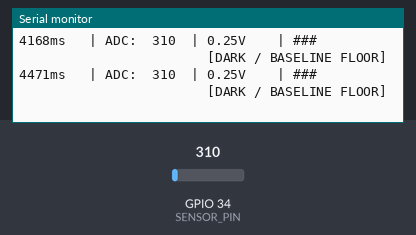
The sketch below on a simulated ESP32. Shown: the last lines printed to the serial monitor. The inputs (shaded band) are chosen by the test bench; at power-on: GPIO 34 (SENSOR_PIN) = 310.

Above: at 4.7 s.
4.8 s: GPIO 34 (SENSOR_PIN) set to 186
At 5.28 s:
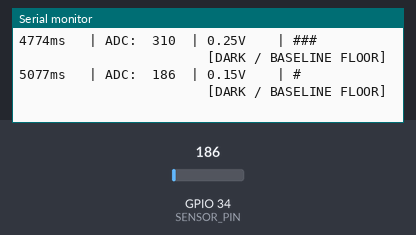
6.8 s: GPIO 34 (SENSOR_PIN) set to 93
At 7.1 s:
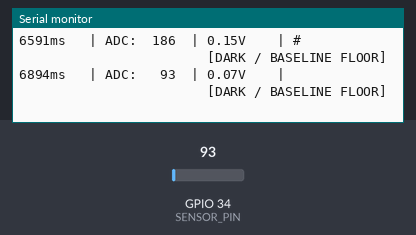
8.6 s: GPIO 34 (SENSOR_PIN) set to 372
At 10.43 s:
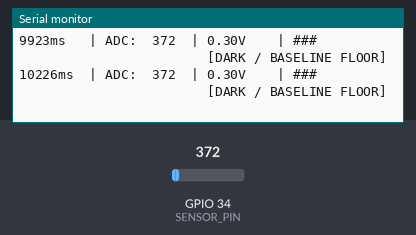
11.6 s: GPIO 34 (SENSOR_PIN) set to 434
At 11.95 s:
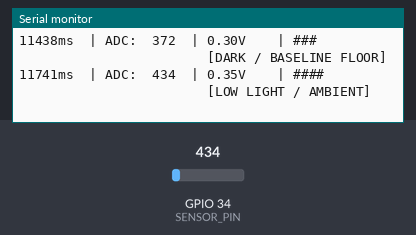
13.5 s: GPIO 34 (SENSOR_PIN) set to 527
At 13.76 s:
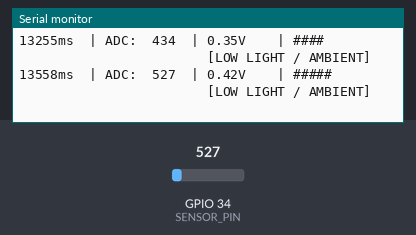
15.3 s: GPIO 34 (SENSOR_PIN) set to 682
At 15.58 s:
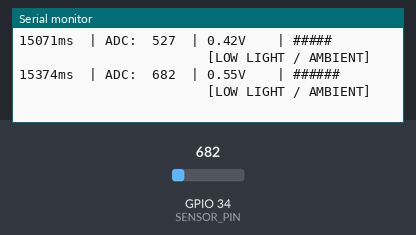

The sketch:

SensorTest.ino
```cpp
// ============================================================
// SemLiFi RECEIVER DIAGNOSTIC & CALIBRATION TOOL
// ============================================================
// STEP 1: Verify pin connections & detect floating pins
// STEP 2: Read live signal strength, voltage, and noise floor
// STEP 3: Provide exact recommended LIGHT_THRESHOLD for Receiver.ino
// ============================================================

#define SENSOR_PIN 34   // GPIO pin connected to LM358 output / photodiode

void setup() {
  Serial.begin(115200);
  pinMode(SENSOR_PIN, INPUT);
  delay(1000);

  Serial.println("==========================================================");
  Serial.println("   SemLiFi SENSOR DIAGNOSTIC & CALIBRATION TOOL");
  Serial.println("==========================================================");
  Serial.print("   Reading GPIO Pin: ");
  Serial.println(SENSOR_PIN);
  Serial.println("==========================================================");
  Serial.println("");

  // ------------------------------------------------------------
  // STEP 1: VERIFY HARDWARE CONNECTION (FLOATING PIN TEST)
  // ------------------------------------------------------------
  Serial.println("--> STEP 1: Verifying hardware connection...");
  int totalVal = 0;
  int minVal = 4095;
  int maxVal = 0;

  for (int i = 0; i < 100; i++) {
    int v = analogRead(SENSOR_PIN);
    totalVal += v;
    if (v < minVal) minVal = v;
    if (v > maxVal) maxVal = v;
    delay(5);
  }
  int avgVal = totalVal / 100;
  int spread = maxVal - minVal;

  Serial.print("    Sample Avg: "); Serial.print(avgVal);
  Serial.print(" | Min: "); Serial.print(minVal);
  Serial.print(" | Max: "); Serial.print(maxVal);
  Serial.print(" | Delta: "); Serial.println(spread);

  if (avgVal == 0 || avgVal == 4095) {
    Serial.println("    [CRITICAL ERROR] Pin reads static 0 or 4095!");
    Serial.println("    Check wiring: GPIO34 must connect to LM358 Pin 1 (OUT).");
  } else if (spread > 1000) {
    Serial.println("    [WARNING] High signal jitter detected!");
    Serial.println("    Pin might be floating or improperly grounded.");
  } else {
    Serial.println("    [SUCCESS] Pin connection detected and active!");
  }
  Serial.println("----------------------------------------------------------\n");

  delay(2000);
  Serial.println("--> STEP 2: Live Signal Strength Monitoring");
  Serial.println("    Cover sensor to see Dark Floor. Shine LED/Flashlight to see Light Level.");
  Serial.println("");
  Serial.println("Time (ms) | ADC (0-4095) | Volts (V) | Signal Level Bar");
  Serial.println("----------|--------------|-----------|---------------------------------");
}

void loop() {
  int rawADC = analogRead(SENSOR_PIN);
  float voltage = (rawADC / 4095.0) * 3.3;

  Serial.print(millis());
  Serial.print("ms");
  if (millis() < 10000) Serial.print(" ");

  Serial.print("  | ADC: ");
  if (rawADC < 10) Serial.print("   ");
  else if (rawADC < 100) Serial.print("  ");
  else if (rawADC < 1000) Serial.print(" ");
  Serial.print(rawADC);

  Serial.print("  | ");
  Serial.print(voltage, 2);
  Serial.print("V    | ");

  // Render visual signal bar (1 block per 100 ADC counts)
  int bars = rawADC / 100;
  if (bars > 35) bars = 35;
  for (int i = 0; i < bars; i++) {
    Serial.print("#");
  }
  for (int i = bars; i < 35; i++) {
    Serial.print(" ");
  }

  // Print baseline status
  if (rawADC < 400) {
    Serial.print(" [DARK / BASELINE FLOOR]");
  } else if (rawADC < 1200) {
    Serial.print(" [LOW LIGHT / AMBIENT]");
  } else if (rawADC < 2800) {
    Serial.print(" [MEDIUM SIGNAL]");
  } else {
    Serial.print(" [STRONG LIGHT / HIGH]");
  }

  Serial.println("");
  delay(300);
}
```

Measured:
- after the input at 4.8 s, the serial monitor: prints a new line after 0.28 s (image 1)
- after the input at 6.8 s, the serial monitor: prints a new line after 0.09 s (image 2)
- after the input at 8.6 s, the serial monitor: prints a new line after 0.11 s (image 3)
- after the input at 11.6 s, the serial monitor: prints a new line after 0.14 s (image 4)
- after the input at 13.5 s, the serial monitor: prints a new line after 0.06 s (image 5)
- after the input at 15.3 s, the serial monitor: prints a new line after 0.07 s (image 6)
